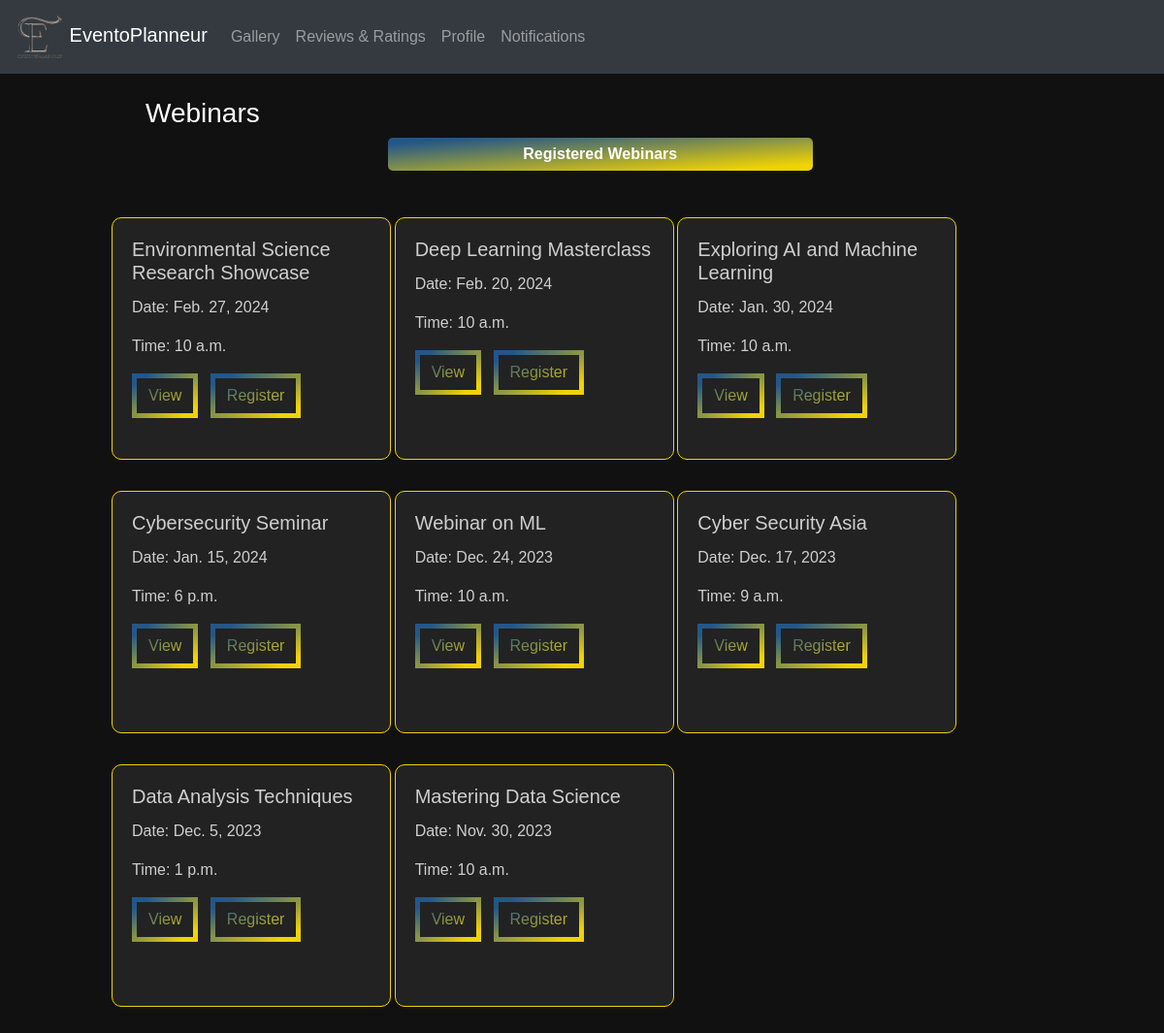
Screenshot of /events/ with the database file from the repository.
### eventapp/models.py (models this page shows, shortened)
class Webinar(models.Model):
    EVENT_TYPE_CHOICES = [
    ('Online', 'Online'),
    ('Offline', 'Offline'),
]
    id = models.AutoField(primary_key=True)
    title = models.CharField(max_length=100)
    event_type = models.CharField(max_length=10, choices=EVENT_TYPE_CHOICES, default='offline')
    description = models.TextField()
    date = models.DateField(default=None, blank=True, null=True)
    start_time = models.TimeField(blank=True, null=True)
    end_time = models.TimeField(blank=True, null=True)
    location = models.CharField(max_length=200, blank=True, null=True)
    poster = models.URLField(blank=True, null=True)
    organizer_name = models.CharField(max_length=100)
    deadline = models.DateField(default=None, blank=True, null=True)
    fee = models.DecimalField(max_digits=10, decimal_places=2, blank=True, null=True)
    speakers = models.ManyToManyField(Speaker, blank=True)
    org_user=models.ForeignKey(CustomUser, on_delete=models.CASCADE,null=True,blank=True)
    livestream = models.URLField(blank=True, null=True)
    phone_number = models.CharField(max_length=15)
    max_participants = models.PositiveIntegerField(null=True,default=50)
    status = models.IntegerField(default=1,null=True,blank=True)

### eventapp/views.py (the view)
# urls.py: path('events/',views.events,name='events'),
def events(request):
    webinars=Webinar.objects.all().order_by('-date')[:8]
    return render(request, 'events.html', {'webinars': webinars})

### templates/events.html (shortened to what this page needs)
{% load static %}
<!DOCTYPE html>
<html lang="en">
<head>
  <link rel="stylesheet" href="https://maxcdn.bootstrapcdn.com/bootstrap/4.5.2/css/bootstrap.min.css">
  <link rel="stylesheet"type="text/css" href="{% static 'css/webinar.css' %}">
</head>
<body>
  <nav class="navbar navbar-expand-md bg-dark navbar-dark">
    <div class="containers">
      <a class="navbar-brand" href="{% url 'eventapp:attendeehome' %}">
        <img src="{% static 'images/Eventoplanneur.png' %}" alt="Logo" width="50"> EventoPlanneur
      </a>
      <div class="collapse navbar-collapse" id="navbarCollapse">
        <ul class="navbar-nav ml-auto">
          <li class="nav-item"><a class="nav-link" href="#gallery">Gallery</a></li>
          <li class="nav-item"><a class="nav-link" href="#reviews">Reviews & Ratings</a></li>
          <li class="nav-item"><a class="nav-link" href="{% url 'eventapp:org_profile' %}">Profile</a></li>
          <li class="nav-item"><a class="nav-link" href="#notifications">Notifications</a></li>
        </ul>
      </div>
    </div>
  </nav>
  <div style="margin-left:100px;margin-right:225px" >
    <br>
    <h3 style="margin-left:50px;color:white" >Webinars</h3>
    <a href="{% url 'eventapp:registered_webinar' %}" ><button id="sendButton" style="margin-left:300px;width:50%;background:var(--gradient) !important;">Registered Webinars</button></a><br><br>
    <div class="container mx-auto mt-4" >
      <div class="row">
        {% for i in webinars|slice:"-6:" %}
        <div class="col-md-4">
            <div class="card" style="width: 18rem;">
              <div class="card-body">
                <h5 class="card-title">{{ i.title }}</h5>
                <p class="card-text">Date: {{ i.date }}</p>
                <p class="card-text">Time: {{ i.start_time }}</p>
                <a class="btn mr-2" href="{% url 'view_webinar' i.id %}">View</a>
                <a class="btn mr-2" href="{% url 'register_for_webinar' i.id %}">Register</a>
            </div>
          </div>
        </div>
        {% endfor %}
      </div>
    </div>
  </div>
</body>
</html>

### static/css/webinar.css (style rules this page uses)
body { font-family: Arial, sans-serif; margin: 0; padding: 0; background-position: center; color: #ad6341; background-image: url("/static/images/bg.gif"); background-size: cover; }
.containers { display: flex; justify-content: space-between; text-align: right; }
.container { display: flex; justify-content: space-between; margin: 5px; }
#sendButton { background-color: #fda085; color: #fff; border: none; border-radius: 5px; padding: 5px 10px; cursor: pointer; }
button { font-family: Arial, Helvetica, sans-serif; font-weight: bold; color: white; background-color: #171717; padding: 1em 2em; border: none; border-radius: .6rem; position: relative; cursor: pointer; overflow: hidden; }
.card { width: 190px; border-radius: 10px; }

### templates/events.html (style rules this page uses)
:root { --gradient: linear-gradient(to left top, #F1D302 10%, #235789 90%) !important; }
body { background: #111 !important;; }
.card { background: #222; border: 1px solid #F1D302; color: rgba(250, 250, 250, 0.8); margin-bottom: 2rem; height:250px; }
.btn { border: 5px solid; border-image-slice: 1; background: var(--gradient) !important; -webkit-background-clip: text !important; -webkit-text-fill-color: transparent !important; border-image-source: var(--gradient) !important; text-decoration: none; transition: all .4s ease; }

### rows the page displays
Webinar: title "Environmental Science Research Showcase", date "Feb. 27, 2024", start_time "10 a.m."
Webinar: title "Deep Learning Masterclass", date "Feb. 20, 2024", start_time "10 a.m."
Webinar: title "Exploring AI and Machine Learning", date "Jan. 30, 2024", start_time "10 a.m."
Webinar: title "Cybersecurity Seminar", date "Jan. 15, 2024", start_time "6 p.m."
Webinar: title "Webinar on ML", date "Dec. 24, 2023", start_time "10 a.m."
Webinar: title "Cyber Security Asia", date "Dec. 17, 2023", start_time "9 a.m."
Webinar: title "Data Analysis Techniques", date "Dec. 5, 2023", start_time "1 p.m."
Webinar: title "Mastering Data Science", date "Nov. 30, 2023", start_time "10 a.m."
